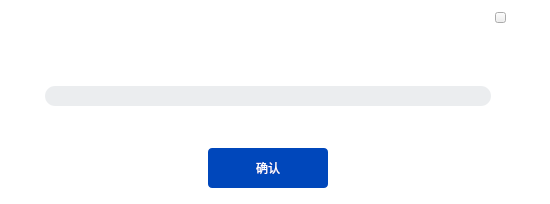
<?xml version="1.0" encoding="UTF-8"?>
<ui version="4.0">
 <class>ProgressDialog</class>
 <widget class="QDialog" name="ProgressDialog">
  <property name="geometry">
   <rect>
    <x>0</x>
    <y>0</y>
    <width>550</width>
    <height>204</height>
   </rect>
  </property>
  <property name="sizePolicy">
   <sizepolicy hsizetype="Fixed" vsizetype="Fixed">
    <horstretch>0</horstretch>
    <verstretch>0</verstretch>
   </sizepolicy>
  </property>
  <property name="minimumSize">
   <size>
    <width>550</width>
    <height>204</height>
   </size>
  </property>
  <property name="maximumSize">
   <size>
    <width>550</width>
    <height>204</height>
   </size>
  </property>
  <property name="windowTitle">
   <string>Progress</string>
  </property>
  <property name="styleSheet">
   <string notr="true">QDialog{
	font: 9pt &quot;Microsoft JhengHei UI&quot;;
 	border: none;
  	border-radius: 4px;
	background-color: rgb(255, 255, 255);
}</string>
  </property>
  <layout class="QGridLayout" name="gridLayout_2">
   <property name="leftMargin">
    <number>5</number>
   </property>
   <property name="topMargin">
    <number>5</number>
   </property>
   <property name="rightMargin">
    <number>5</number>
   </property>
   <property name="bottomMargin">
    <number>5</number>
   </property>
   <property name="spacing">
    <number>4</number>
   </property>
   <item row="0" column="0">
    <layout class="QGridLayout" name="gridLayout">
     <item row="6" column="1" colspan="2" alignment="Qt::AlignHCenter">
      <widget class="QPushButton" name="btnConfirm">
       <property name="sizePolicy">
        <sizepolicy hsizetype="Fixed" vsizetype="Fixed">
         <horstretch>0</horstretch>
         <verstretch>0</verstretch>
        </sizepolicy>
       </property>
       <property name="minimumSize">
        <size>
         <width>120</width>
         <height>40</height>
        </size>
       </property>
       <property name="styleSheet">
        <string notr="true">QPushButton{
	width: 60px;
	height: 25px;
	background: #0047BB;
	border-radius: 4px;
	color: rgb(255, 255, 255);
}
QPushButton::disabled{
	background: rgb(55, 71, 95);
}</string>
       </property>
       <property name="text">
        <string>确认</string>
       </property>
      </widget>
     </item>
     <item row="2" column="3">
      <spacer name="horizontalSpacer">
       <property name="orientation">
        <enum>Qt::Horizontal</enum>
       </property>
       <property name="sizeType">
        <enum>QSizePolicy::Fixed</enum>
       </property>
       <property name="sizeHint" stdset="0">
        <size>
         <width>50</width>
         <height>20</height>
        </size>
       </property>
      </spacer>
     </item>
     <item row="5" column="1">
      <spacer name="verticalSpacer">
       <property name="orientation">
        <enum>Qt::Vertical</enum>
       </property>
       <property name="sizeType">
        <enum>QSizePolicy::Fixed</enum>
       </property>
       <property name="sizeHint" stdset="0">
        <size>
         <width>20</width>
         <height>20</height>
        </size>
       </property>
      </spacer>
     </item>
     <item row="4" column="1">
      <widget class="QLabel" name="labelDownloadSpeed">
       <property name="styleSheet">
        <string notr="true">color: #2D3440;</string>
       </property>
       <property name="text">
        <string/>
       </property>
      </widget>
     </item>
     <item row="1" column="1" colspan="2">
      <widget class="QLabel" name="labelTitle">
       <property name="font">
        <font>
         <family>Microsoft YaHei UI</family>
         <pointsize>15</pointsize>
        </font>
       </property>
       <property name="styleSheet">
        <string notr="true">color: #2D3440;</string>
       </property>
       <property name="text">
        <string/>
       </property>
       <property name="alignment">
        <set>Qt::AlignCenter</set>
       </property>
      </widget>
     </item>
     <item row="7" column="1">
      <spacer name="verticalSpacer_2">
       <property name="orientation">
        <enum>Qt::Vertical</enum>
       </property>
       <property name="sizeType">
        <enum>QSizePolicy::Fixed</enum>
       </property>
       <property name="sizeHint" stdset="0">
        <size>
         <width>20</width>
         <height>32</height>
        </size>
       </property>
      </spacer>
     </item>
     <item row="2" column="1">
      <widget class="QLabel" name="labelProgress">
       <property name="sizePolicy">
        <sizepolicy hsizetype="Fixed" vsizetype="Fixed">
         <horstretch>0</horstretch>
         <verstretch>0</verstretch>
        </sizepolicy>
       </property>
       <property name="minimumSize">
        <size>
         <width>120</width>
         <height>20</height>
        </size>
       </property>
       <property name="font">
        <font>
         <family>微软雅黑</family>
        </font>
       </property>
       <property name="styleSheet">
        <string notr="true">color: #5F6C7F;</string>
       </property>
       <property name="text">
        <string/>
       </property>
      </widget>
     </item>
     <item row="4" column="2" alignment="Qt::AlignRight">
      <widget class="QLabel" name="labelDownloadCase">
       <property name="styleSheet">
        <string notr="true">color: #5F6C7F;</string>
       </property>
       <property name="text">
        <string/>
       </property>
      </widget>
     </item>
     <item row="0" column="3">
      <widget class="QPushButton" name="btnClose">
       <property name="sizePolicy">
        <sizepolicy hsizetype="Fixed" vsizetype="Fixed">
         <horstretch>0</horstretch>
         <verstretch>0</verstretch>
        </sizepolicy>
       </property>
       <property name="minimumSize">
        <size>
         <width>11</width>
         <height>11</height>
        </size>
       </property>
       <property name="maximumSize">
        <size>
         <width>11</width>
         <height>11</height>
        </size>
       </property>
       <property name="styleSheet">
        <string notr="true">QPushButton{
border-image: url(:/image/images/icon_close_dialog.png);
color: gray;
}

QPushButton:hover{
border-image: url(:/image/images/icon_close_hover.png);

}

QPushButton:pressed{
border-image: url(:/image/images/icon_close_press.png);
}</string>
       </property>
       <property name="text">
        <string/>
       </property>
      </widget>
     </item>
     <item row="3" column="1" colspan="2">
      <widget class="QProgressBar" name="progressBar">
       <property name="minimumSize">
        <size>
         <width>430</width>
         <height>20</height>
        </size>
       </property>
       <property name="maximumSize">
        <size>
         <width>1000</width>
         <height>20</height>
        </size>
       </property>
       <property name="styleSheet">
        <string notr="true">QProgressBar { /* all types of tool button */
  border: none;
  border-radius: 10px;
  text-align: top;
  background: rgba(55,71,95,25);
}
QProgressBar::chunk
{
    border-radius: 10px;
	background-color: rgb(48, 207, 88);
}</string>
       </property>
      </widget>
     </item>
     <item row="0" column="0">
      <spacer name="horizontalSpacer_2">
       <property name="orientation">
        <enum>Qt::Horizontal</enum>
       </property>
       <property name="sizeType">
        <enum>QSizePolicy::Fixed</enum>
       </property>
       <property name="sizeHint" stdset="0">
        <size>
         <width>40</width>
         <height>30</height>
        </size>
       </property>
      </spacer>
     </item>
    </layout>
   </item>
  </layout>
 </widget>
 <resources/>
 <connections/>
</ui>
